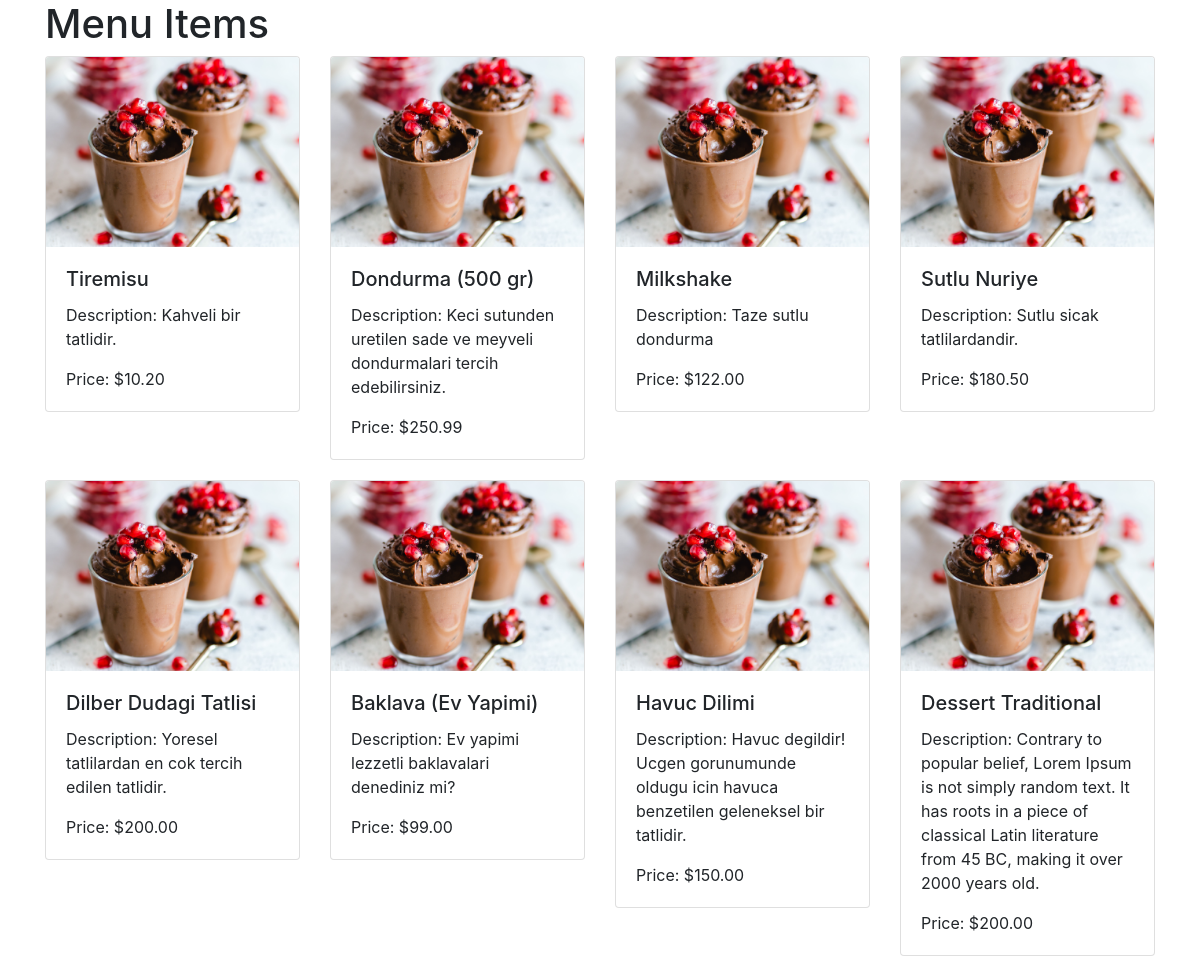
Screenshot of /menu/all-items/ with the database file from the repository.
### menu/models.py (models this page shows, shortened)
class MenuItem(models.Model):
    name = models.CharField(max_length=100)
    description = models.TextField()
    price = models.DecimalField(max_digits=8, decimal_places=2)
    image = models.ImageField(upload_to='menu/', default='menu/tatli.jpg')

### menu/views.py (the view)
def all_items(request):
    menu_items = MenuItem.objects.all()
    return render(request, 'menu/all_items.html', {'menu_items': menu_items})

### menu/templates/menu/all_items.html (shortened to what this page needs)
<!DOCTYPE html>
<html>
<head>
    <link rel="stylesheet" href="https://maxcdn.bootstrapcdn.com/bootstrap/4.5.2/css/bootstrap.min.css">
</head>
<body>
    <div class="container">
        <h1>Menu Items</h1>
        <div class="row">
            {% for item in menu_items %}
                <div class="col-md-3 menu-item">
                    <div class="card">
                        <img src="{{ item.image.url }}" class="card-img-top" alt="{{ item.name }} Image">
                        <div class="card-body">
                            <h5 class="card-title">{{ item.name }}</h5>
                            <p class="card-text">Description: {{ item.description }}</p>
                            <p class="card-text">Price: ${{ item.price }}</p>
                        </div>
                    </div>
                </div>
                {% if forloop.counter|divisibleby:8 %}
                    </div><div class="row">
                {% endif %}
            {% endfor %}
        </div>
    </div>
</body>
</html>

### menu/templates/menu/all_items.html (style rules this page uses)
.menu-item { margin-bottom: 20px; }

### rows the page displays
MenuItem: image (picture), name "Tiremisu", description "Kahveli bir tatlidir.", price "10.20"
MenuItem: image (picture), name "Dondurma (500 gr)", description "Keci sutunden uretilen sade ve meyveli dondurmalari tercih edebilirsiniz.", price "250.99"
MenuItem: image (picture), name "Milkshake", description "Taze sutlu dondurma", price "122.00"
MenuItem: image (picture), name "Sutlu Nuriye", description "Sutlu sicak tatlilardandir.", price "180.50"
MenuItem: image (picture), name "Dilber Dudagi Tatlisi", description "Yoresel tatlilardan en cok tercih edilen tatlidir.", price "200.00"
MenuItem: image (picture), name "Baklava (Ev Yapimi)", description "Ev yapimi lezzetli baklavalari denediniz mi?", price "99.00"
MenuItem: image (picture), name "Havuc Dilimi", description "Havuc degildir! Ucgen gorunumunde oldugu icin havuca benzetilen geleneksel bir tatlidir.", price "150.00"
MenuItem: image (picture), name "Dessert Traditional", description "Contrary to popular belief, Lorem Ipsum is not simply random text. It has roots in a piece of classical Latin literature from 45 BC, making it over 2000 years old.", price "200.00"
